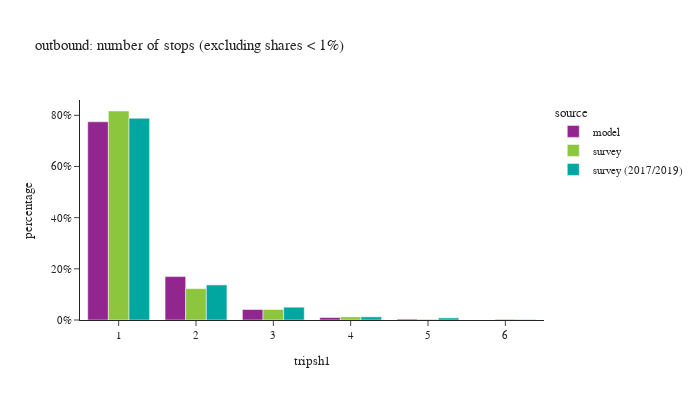

Notebook code for this chart:
### Code cell
df_plot = df_tour.groupby(['tripsh1','source'])['toexpfac'].sum().reset_index()
df_plot['percentage'] = df_plot.groupby(['source'], group_keys=False)['toexpfac']. \
    apply(lambda x: x / float(x.sum()))
df_plot = df_plot.loc[df_plot['percentage'] > 0.001]

fig = px.bar(df_plot.sort_values(['source']), x="tripsh1", y="percentage", color="source",
             barmode="group",title="outbound: number of stops (excluding shares < 1%)",
             hover_data=['toexpfac'])
fig.update_layout(height=400, width=700, font=dict(size=11),
                  xaxis = dict(dtick = 1, categoryorder='category ascending'),
                  yaxis=dict(tickformat=".0%"))
fig.show()

### Figure 1 — Plotly figure (JSON) as saved in the notebook; plotly's stock layout.template omitted (floating-point values rounded to 4 significant figures)
{"data": [{"alignmentgroup": "True", "customdata": [[4365125], [955560], [230995], [54769], [18898]], "hovertemplate": "source=model<br>tripsh1=%{x}<br>percentage=%{y}<br>toexpfac=%{customdata[0]}<extra></extra>", "legendgroup": "model", "marker": {"color": "#91268F", "pattern": {"shape": ""}}, "name": "model", "offsetgroup": "model", "orientation": "v", "showlegend": true, "textposition": "auto", "type": "bar", "x": [1, 2, 3, 4, 5], "xaxis": "x", "y": [0.7747, 0.1696, 0.041, 0.00972, 0.003354], "yaxis": "y"}, {"alignmentgroup": "True", "customdata": [[4126000.0], [619300.0], [13740.0], [208100.0], [16550.0], [61830.0]], "hovertemplate": "source=survey<br>tripsh1=%{x}<br>percentage=%{y}<br>toexpfac=%{customdata[0]}<extra></extra>", "legendgroup": "survey", "marker": {"color": "#8CC63E", "pattern": {"shape": ""}}, "name": "survey", "offsetgroup": "survey", "orientation": "v", "showlegend": true, "textposition": "auto", "type": "bar", "x": [1, 2, 5, 3, 6, 4], "xaxis": "x", "y": [0.8168, 0.1226, 0.002721, 0.0412, 0.003277, 0.01224], "yaxis": "y"}, {"alignmentgroup": "True", "customdata": [[45880.0], [278400.0], [763300.0], [4389000.0], [68500.0], [9184.0]], "hovertemplate": "source=survey (2017/2019)<br>tripsh1=%{x}<br>percentage=%{y}<br>toexpfac=%{customdata[0]}<extra></extra>", "legendgroup": "survey (2017/2019)", "marker": {"color": "#00A7A0", "pattern": {"shape": ""}}, "name": "survey (2017/2019)", "offsetgroup": "survey (2017/2019)", "orientation": "v", "showlegend": true, "textposition": "auto", "type": "bar", "x": [5, 3, 2, 1, 4, 6], "xaxis": "x", "y": [0.008244, 0.05002, 0.1371, 0.7886, 0.01231, 0.00165], "yaxis": "y"}], "layout": {"barmode": "group", "font": {"size": 11}, "height": 400, "legend": {"title": {"text": "source"}, "tracegroupgap": 0}, "title": {"text": "outbound: number of stops (excluding shares < 1%)"}, "width": 700, "xaxis": {"anchor": "y", "categoryorder": "category ascending", "domain": [0, 1], "dtick": 1, "title": {"text": "tripsh1"}}, "yaxis": {"anchor": "x", "domain": [0, 1], "tickformat": ".0%", "title": {"text": "percentage"}}}}
